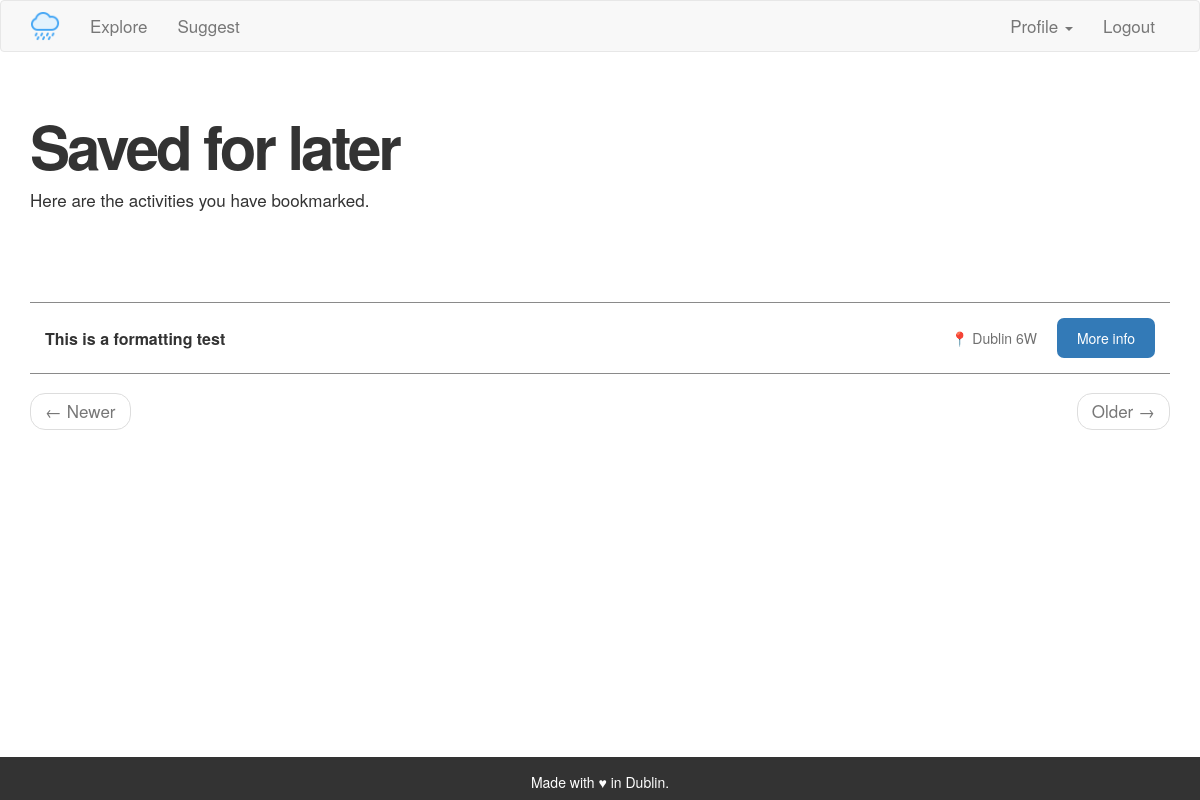
The page /saved/Theo (signed in) on the database as committed earlier.
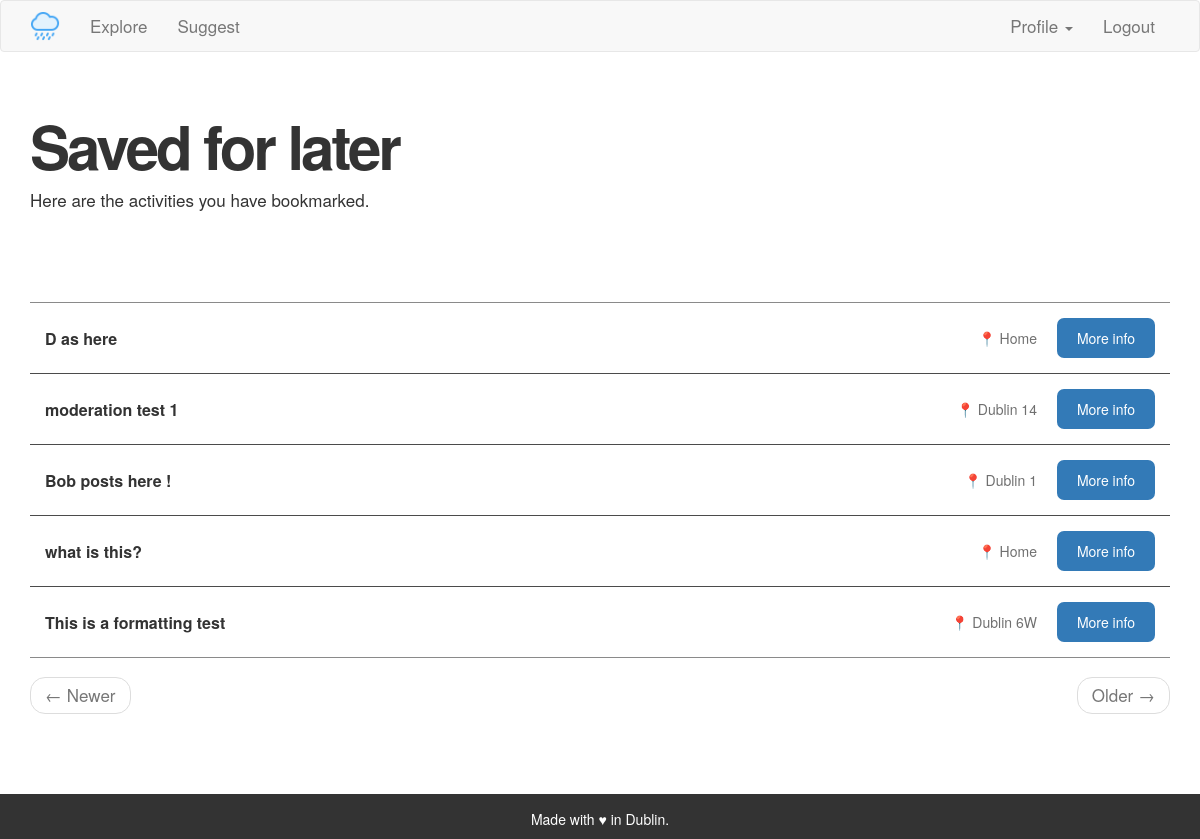
The same page on the database as committed later.
### app/models.py (models this page shows, shortened)
class Activity(db.Model):
    id = db.Column(db.Integer, primary_key=True)
    title = db.Column(db.String(140))
    body = db.Column(db.String(1400))
    location = db.Column(db.String(140))
    timestamp = db.Column(db.DateTime, index=True, default=datetime.utcnow)
    user_id = db.Column(db.Integer, db.ForeignKey('user.id'))
    moderation = db.Column(db.Integer, default=1)

### app/routes.py (the view)
@app.route('/saved/<username>')
@login_required
def saved(username):
    user = User.query.filter_by(username=username).first_or_404()
    if current_user == user:
        page = request.args.get('page', 1, type=int)
        activities = Activity.query.join(Bookmark, (Bookmark.activity_id ==
            Activity.id)).filter(Bookmark.user_id == user.id).filter(
        Activity.moderation == 0).order_by(Activity.timestamp.desc()).paginate(
            page=page, per_page=app.config['POSTS_PER_PAGE'], error_out=False)
        next_url = url_for('saved', username=current_user.username,
            page=activities.next_num) \
            if activities.has_next else None
        prev_url = url_for('saved', username=current_user.username,
            page=activities.prev_num) \
            if activities.has_prev else None
        return render_template('saved_activities.html', user=user,
            activities=activities.items,
            next_url=next_url, prev_url=prev_url)
    elif current_user != user:
        flash("You can't access this page.")
        return redirect(url_for('username', username=current_user.username))
    return render_template('saved_activities.html', user=user,
        activities=activities)

### app/models.py (called while the page is built)
@login.user_loader
def load_user(id):
    return User.query.get(int(id))

### app/routes.py (called while the page is built)
@app.before_request
def before_request():
    if current_user.is_authenticated:
        current_user.last_seen = datetime.utcnow()
        db.session.commit()

### app/templates/saved_activities.html (shortened to what this page needs)
{% extends "base.html" %}
{% block app_content %}
    <h1>Saved for later</h1>
    <p>Here are the activities you have bookmarked.</p>
    <br>
    <div class="indexactivities">
    {% for activity in activities %}
        {% include '_activity.html' %}
    {% endfor %}
    </div>
    <nav aria-label="...">
        <ul class="pager">
            <li class="previous{% if not prev_url %} disabled{% endif %}">
                <a href="{{ prev_url or '#' }}">
                    <span aria-hidden="true">&larr;</span> Newer
                </a>
            </li>
            <li class="next{% if not next_url %} disabled{% endif %}">
                <a href="{{ next_url or '#' }}">
                    Older <span aria-hidden="true">&rarr;</span>
                </a>
            </li>
        </ul>
    </nav>
{% endblock %}

### app/templates/_activity.html (shortened to what this page needs)
    <table class="activitytable">
        <tr valign="top">
            <td class="activityrow">
                <div class="activitytitle"><a href="{{ url_for('activitypage',
                    activityid=activity.id) }}">{{ activity.title }}</a> &ensp;
                </div>
                <div class= "activitylocation">📍 {{ activity.location }}</div>
                <div class= "activitymore"><a href="{{ url_for('activitypage',
                    activityid=activity.id) }}">More info</a></div>
            </td>
        </tr>
    </table>

Rows that differ between the two databases and show on the page:
added Activity: title "D as here", location "Home"
now on this page (row edited): Activity: title "moderation test 1", location "Dublin 14"
now on this page (row edited): Activity: title "Bob posts here !", location "Dublin 1"
now on this page (row edited): Activity: title "what is this?", location "Home"
